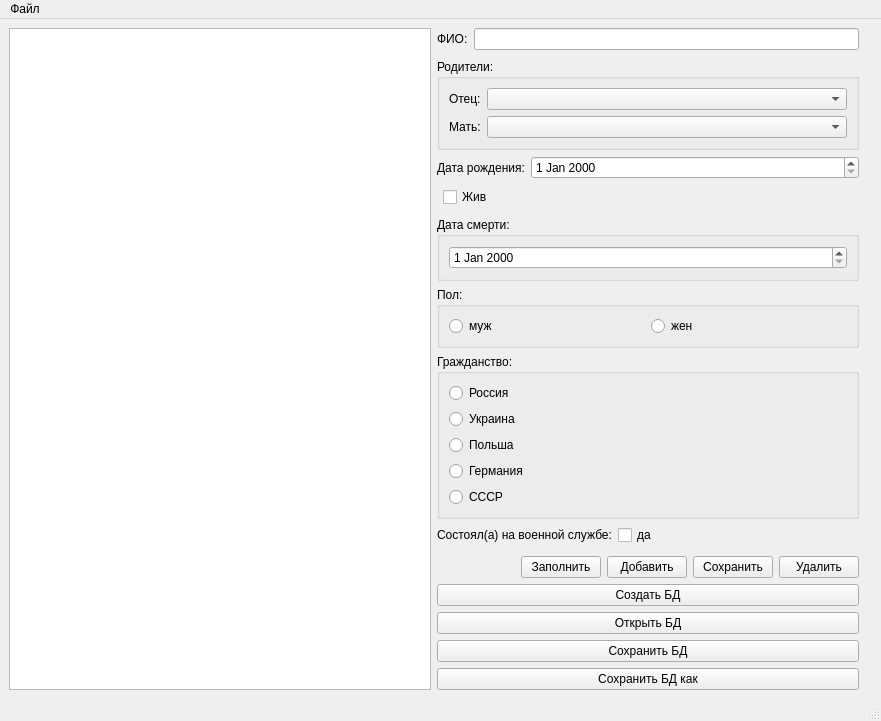
<?xml version="1.0" encoding="UTF-8"?>
<ui version="4.0">
 <class>MainWindow</class>
 <widget class="QMainWindow" name="MainWindow">
  <property name="geometry">
   <rect>
    <x>0</x>
    <y>0</y>
    <width>881</width>
    <height>721</height>
   </rect>
  </property>
  <property name="windowTitle">
   <string>Генеалогическое дерево</string>
  </property>
  <widget class="QWidget" name="centralwidget">
   <property name="enabled">
    <bool>true</bool>
   </property>
   <layout class="QHBoxLayout" name="horizontalLayout_3">
    <item>
     <widget class="QTableWidget" name="tableWidget"/>
    </item>
    <item>
     <layout class="QVBoxLayout" name="verticalLayout_8">
      <item>
       <layout class="QFormLayout" name="formLayout_9">
        <item row="0" column="0">
         <widget class="QLabel" name="label">
          <property name="text">
           <string>ФИО:</string>
          </property>
         </widget>
        </item>
        <item row="0" column="1">
         <widget class="QLineEdit" name="editFIO"/>
        </item>
       </layout>
      </item>
      <item>
       <widget class="QGroupBox" name="groupBox">
        <property name="title">
         <string>Родители:</string>
        </property>
        <layout class="QHBoxLayout" name="horizontalLayout_4">
         <item>
          <layout class="QFormLayout" name="formLayout_2">
           <item row="0" column="0">
            <widget class="QLabel" name="label_4">
             <property name="text">
              <string>Отец:</string>
             </property>
            </widget>
           </item>
           <item row="0" column="1">
            <widget class="QComboBox" name="cmbFather"/>
           </item>
           <item row="1" column="0">
            <widget class="QLabel" name="label_3">
             <property name="text">
              <string>Мать:</string>
             </property>
            </widget>
           </item>
           <item row="1" column="1">
            <widget class="QComboBox" name="cmbMother"/>
           </item>
          </layout>
         </item>
        </layout>
       </widget>
      </item>
      <item>
       <layout class="QFormLayout" name="formLayout_3">
        <item row="0" column="0">
         <widget class="QLabel" name="label_5">
          <property name="text">
           <string>Дата рождения:</string>
          </property>
         </widget>
        </item>
        <item row="0" column="1">
         <widget class="QDateEdit" name="deBirthday"/>
        </item>
       </layout>
      </item>
      <item>
       <layout class="QFormLayout" name="formLayout_4">
        <item row="0" column="1">
         <widget class="QCheckBox" name="cbIsAlive">
          <property name="text">
           <string>Жив</string>
          </property>
         </widget>
        </item>
       </layout>
      </item>
      <item>
       <widget class="QGroupBox" name="gbDead">
        <property name="title">
         <string>Дата смерти:</string>
        </property>
        <layout class="QVBoxLayout" name="verticalLayout">
         <item>
          <widget class="QDateEdit" name="deDead">
           <property name="time">
            <time>
             <hour>0</hour>
             <minute>0</minute>
             <second>0</second>
            </time>
           </property>
           <property name="maximumDate">
            <date>
             <year>9999</year>
             <month>12</month>
             <day>27</day>
            </date>
           </property>
           <property name="maximumTime">
            <time>
             <hour>23</hour>
             <minute>59</minute>
             <second>59</second>
            </time>
           </property>
          </widget>
         </item>
        </layout>
       </widget>
      </item>
      <item>
       <widget class="QGroupBox" name="groupBox_3">
        <property name="title">
         <string>Пол:</string>
        </property>
        <layout class="QHBoxLayout" name="horizontalLayout_5">
         <item>
          <widget class="QRadioButton" name="rbMan">
           <property name="text">
            <string>муж</string>
           </property>
          </widget>
         </item>
         <item>
          <widget class="QRadioButton" name="rbWoman">
           <property name="text">
            <string>жен</string>
           </property>
          </widget>
         </item>
        </layout>
       </widget>
      </item>
      <item>
       <widget class="QGroupBox" name="groupBox_2">
        <property name="title">
         <string>Гражданство:</string>
        </property>
        <layout class="QVBoxLayout" name="verticalLayout_7">
         <item>
          <layout class="QVBoxLayout" name="verticalLayout_9">
           <item>
            <widget class="QRadioButton" name="rbRussia">
             <property name="text">
              <string>Россия</string>
             </property>
            </widget>
           </item>
           <item>
            <widget class="QRadioButton" name="rbUkraine">
             <property name="text">
              <string>Украина</string>
             </property>
            </widget>
           </item>
           <item>
            <widget class="QRadioButton" name="rbPoland">
             <property name="text">
              <string>Польша</string>
             </property>
            </widget>
           </item>
           <item>
            <widget class="QRadioButton" name="rbGermany">
             <property name="text">
              <string>Германия</string>
             </property>
            </widget>
           </item>
           <item>
            <widget class="QRadioButton" name="rbUSSR">
             <property name="text">
              <string>СССР</string>
             </property>
            </widget>
           </item>
          </layout>
         </item>
        </layout>
       </widget>
      </item>
      <item>
       <layout class="QFormLayout" name="formLayout_8">
        <item row="0" column="0">
         <widget class="QLabel" name="label_10">
          <property name="text">
           <string>Состоял(а) на военной службе:</string>
          </property>
         </widget>
        </item>
        <item row="0" column="1">
         <widget class="QCheckBox" name="cbIsMilitary">
          <property name="text">
           <string>да</string>
          </property>
         </widget>
        </item>
       </layout>
      </item>
      <item>
       <layout class="QHBoxLayout" name="horizontalLayout_2">
        <item>
         <spacer name="horizontalSpacer_2">
          <property name="orientation">
           <enum>Qt::Horizontal</enum>
          </property>
          <property name="sizeHint" stdset="0">
           <size>
            <width>40</width>
            <height>20</height>
           </size>
          </property>
         </spacer>
        </item>
        <item>
         <widget class="QPushButton" name="btnFill">
          <property name="text">
           <string>Заполнить</string>
          </property>
         </widget>
        </item>
        <item>
         <widget class="QPushButton" name="btnAdd">
          <property name="text">
           <string>Добавить</string>
          </property>
         </widget>
        </item>
        <item>
         <widget class="QPushButton" name="btnSave">
          <property name="text">
           <string>Сохранить</string>
          </property>
         </widget>
        </item>
        <item>
         <widget class="QPushButton" name="btnDelete">
          <property name="text">
           <string>Удалить</string>
          </property>
         </widget>
        </item>
       </layout>
      </item>
      <item>
       <widget class="QPushButton" name="btnCreateFile">
        <property name="text">
         <string>Создать БД</string>
        </property>
       </widget>
      </item>
      <item>
       <widget class="QPushButton" name="btnOpenFile">
        <property name="text">
         <string>Открыть БД</string>
        </property>
       </widget>
      </item>
      <item>
       <widget class="QPushButton" name="btnSaveFile">
        <property name="text">
         <string>Сохранить БД</string>
        </property>
       </widget>
      </item>
      <item>
       <widget class="QPushButton" name="btnSaveAsFile">
        <property name="text">
         <string>Сохранить БД как</string>
        </property>
       </widget>
      </item>
     </layout>
    </item>
    <item>
     <widget class="QLabel" name="label_2">
      <property name="text">
       <string/>
      </property>
     </widget>
    </item>
   </layout>
  </widget>
  <widget class="QMenuBar" name="menubar">
   <property name="geometry">
    <rect>
     <x>0</x>
     <y>0</y>
     <width>881</width>
     <height>21</height>
    </rect>
   </property>
   <widget class="QMenu" name="menu">
    <property name="title">
     <string>Файл</string>
    </property>
    <addaction name="separator"/>
    <addaction name="actCreate"/>
    <addaction name="actOpen"/>
    <addaction name="separator"/>
    <addaction name="actSave"/>
    <addaction name="actSaveAs"/>
   </widget>
   <addaction name="menu"/>
  </widget>
  <widget class="QStatusBar" name="statusbar"/>
  <action name="actCreate">
   <property name="text">
    <string>Создать</string>
   </property>
  </action>
  <action name="actOpen">
   <property name="text">
    <string>Открыть</string>
   </property>
  </action>
  <action name="actSave">
   <property name="text">
    <string>Сохранить</string>
   </property>
  </action>
  <action name="actSaveAs">
   <property name="text">
    <string>Сохранить как</string>
   </property>
  </action>
 </widget>
 <resources/>
 <connections/>
</ui>
